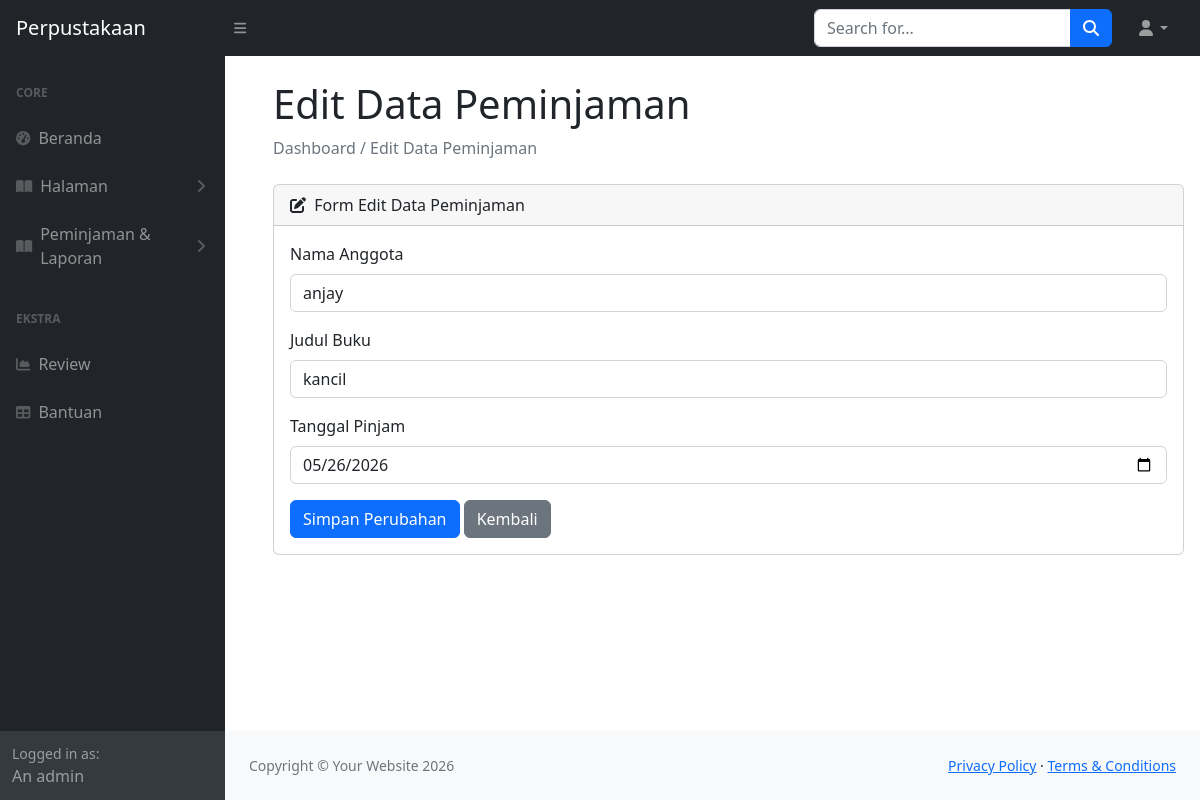
/templateperpustakaan1/admin/index.php?page=edit_peminjaman&id=10 (signed in), run on the app's committed database.
### tables this page shows
CREATE TABLE `peminjaman` (
  `id_peminjaman` int(100) NOT NULL,
  `id_anggota` int(100) NOT NULL,
  `id_buku` int(100) NOT NULL,
  `tgl_peminjaman` varchar(100) NOT NULL,
  `status` varchar(30) NOT NULL DEFAULT 'Belum dikembalikan'
);

CREATE TABLE `anggota` (
  `id_anggota` int(100) NOT NULL,
  `nama_anggota` varchar(100) NOT NULL,
  `alamat` varchar(100) NOT NULL,
  `jenis_kelamin` enum('laki-laki','perempuan','','') NOT NULL,
  `email` varchar(100) NOT NULL,
  `password` varchar(100) NOT NULL
);

CREATE TABLE `buku` (
  `id_buku` int(11) NOT NULL,
  `Judul_Buku` varchar(100) NOT NULL,
  `Pengarang` varchar(100) NOT NULL,
  `Penerbit` varchar(100) NOT NULL,
  `Tahun_Terbit` varchar(100) NOT NULL,
  `Status` enum('di pinjam','di kembalikan','tersedia','') NOT NULL,
  `Foto` varchar(100) DEFAULT NULL
);

### templateperpustakaan1/admin/edit_peminjaman.php (the view, shortened to what this page needs)
<?php
require_once __DIR__ . '/../koneksi.php';
$id = mysqli_real_escape_string($conn, $_GET['id']);
$query = mysqli_query($conn, "SELECT peminjaman.*, anggota.Nama_Anggota, buku.Judul_Buku FROM peminjaman JOIN anggota ON peminjaman.id_anggota = anggota.id_anggota JOIN buku ON peminjaman.id_buku = buku.id_buku WHERE peminjaman.id_peminjaman = '$id'");
$data = mysqli_fetch_assoc($query);
$anggota = mysqli_query($conn, "SELECT * FROM anggota");
$buku = mysqli_query($conn, "SELECT * FROM buku");
?>
<h1 class="mt-4 ms-5 me-3">Edit Data Peminjaman</h1>
<div class="breadcrumb mb-4 ms-5 me-3">
    <span class="breadcrumb-item active">Dashboard / Edit Data Peminjaman</span>
</div>
<div class="card mb-4 ms-5 me-3">
    <div class="card-header">
        <i class="fas fa-edit me-1"></i>
        Form Edit Data Peminjaman
    </div>
    <div class="card-body">
        <form method="post" action="">
            <div class="mb-3">
                <label class="form-label">Nama Anggota</label>
                <select name="id_anggota" class="form-control" required>
                    <?php while ($data_anggota = mysqli_fetch_assoc($anggota)) : ?>
                        <option value="<?= $data_anggota['id_anggota']; ?>" <?= $data_anggota['id_anggota'] == $data['id_anggota'] ? 'selected' : ''; ?>>
                            <?= htmlspecialchars($data_anggota['nama_anggota']); ?>
                        </option>
                    <?php endwhile; ?>
                </select>
            </div>
            <div class="mb-3">
                <label class="form-label">Judul Buku</label>
                <select name="id_buku" class="form-control" required>
                    <?php while ($data_buku = mysqli_fetch_assoc($buku)) : ?>
                        <option value="<?= $data_buku['id_buku']; ?>" <?= $data_buku['id_buku'] == $data['id_buku'] ? 'selected' : ''; ?>>
                            <?= htmlspecialchars($data_buku['Judul_Buku']); ?>
                        </option>
                    <?php endwhile; ?>
                </select>
            </div>
            <div class="mb-3">
                <label class="form-label">Tanggal Pinjam</label>
                <input type="date" name="tgl_peminjaman" class="form-control" value="<?= htmlspecialchars($data['tgl_peminjaman']); ?>" required>
            </div>
            <button type="submit" name="simpan" class="btn btn-primary">Simpan Perubahan</button>
            <a href="index.php?page=data_peminjaman" class="btn btn-secondary">Kembali</a>
        </form>
    </div>
</div>

### data on the page
peminjaman: id_anggota "anjay", id_buku "kancil", tgl_peminjaman "05/26/2026"
